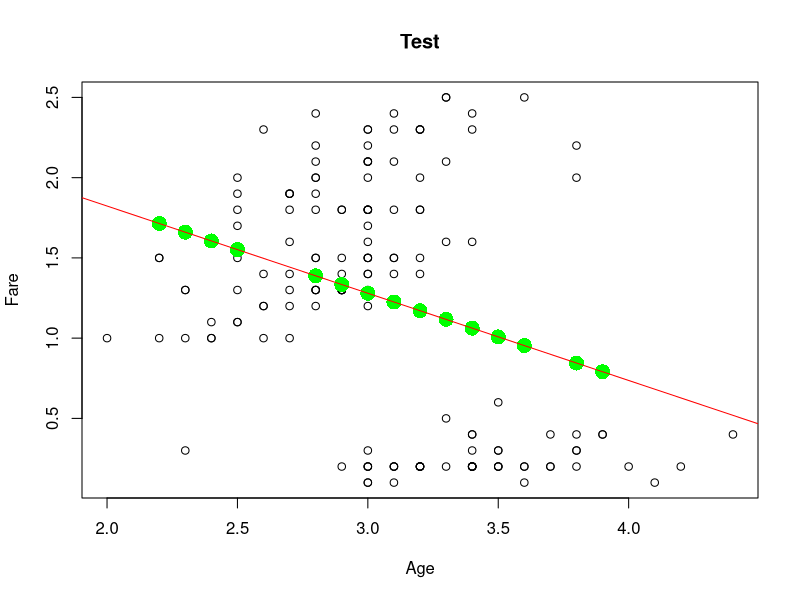

Source code (R):
setwd("D:\\MegaSync\\MEGAsync\\R\\tryByself")

data = iris

x <- data$Sepal.Width
y <- data$Petal.Width

df <- data.frame(x = x, y = y)

n = 0.3 * nrow(df)
n_test = sample(1:nrow(df),n)

df_train <- df[-(n_test),]
df_test <- df[n_test,]


lmTrain <- lm(formula = y ~ x, data = df_train)
predicted <- predict(lmTrain , newdata = df_test)
summary(predicted)

plot(y~x , main = "Test", xlab = "Age", ylab = "Fare")

points(x = df_test$x, y = predicted, col="green", cex = 2, pch = 16)
abline(reg = lmTrain$coefficients, col = "red", lwd = 1) #函數繪製輔助線
